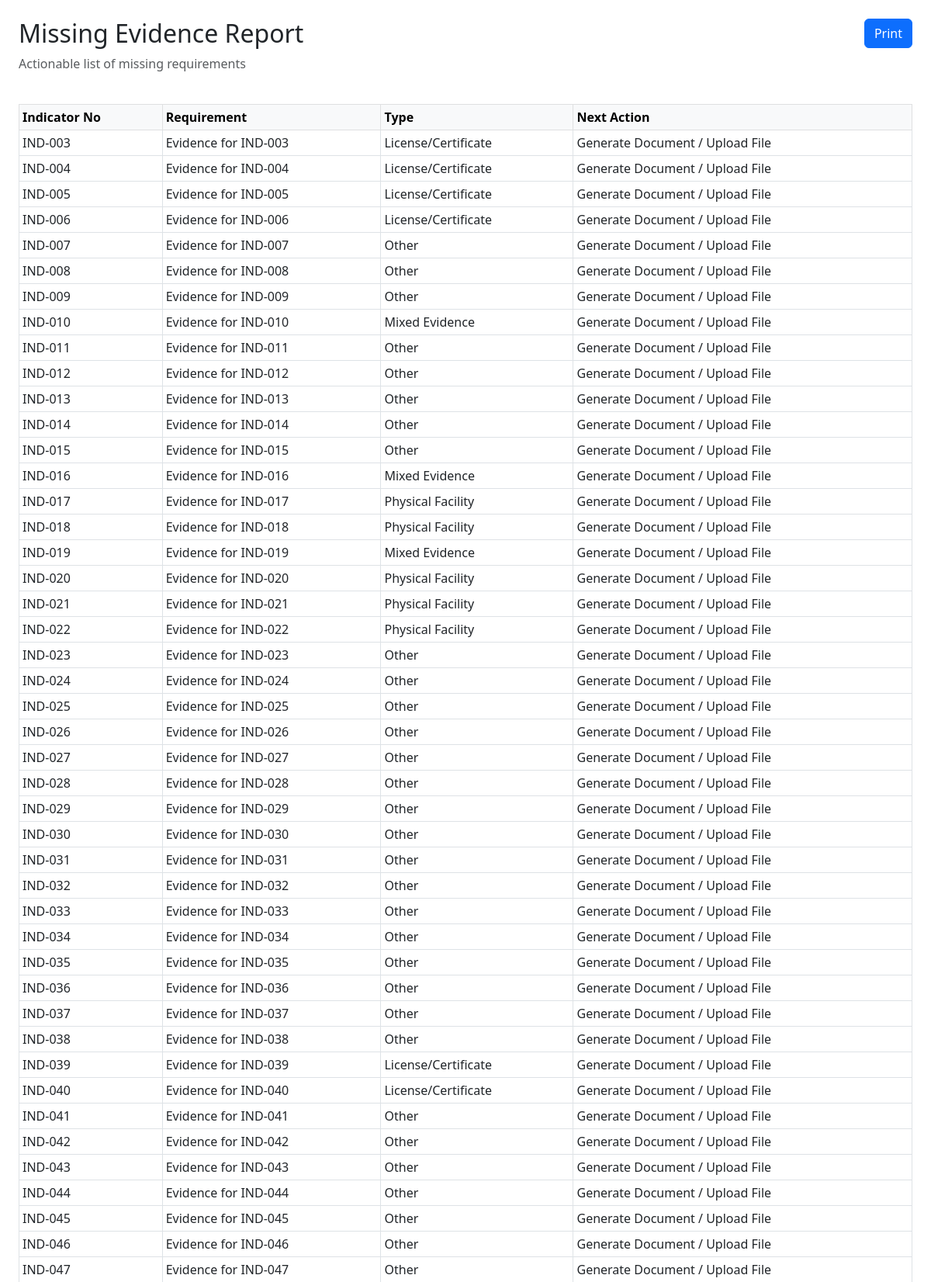
The page /reports/missing-evidence/ (signed in, upper part) on the database its author committed.
### evidence/models.py (models this page shows, shortened)
class EvidenceRequirement(models.Model):
    indicator = models.ForeignKey(Indicator, on_delete=models.CASCADE, related_name='evidence_requirements')
    title = models.CharField(max_length=255)
    description = models.TextField(blank=True, null=True)
    evidence_type = models.CharField(max_length=50, choices=EvidenceType.choices, default=EvidenceType.OTHER)
    document_type = models.CharField(max_length=50, choices=DocumentType.choices, default=DocumentType.OTHER)
    ai_generation_mode = models.CharField(max_length=50, choices=AIGenerationMode.choices, default=AIGenerationMode.NO_AI_NEEDED)
    recurrence_mode = models.CharField(max_length=50, choices=RecurrenceMode.choices, default=RecurrenceMode.NONE)
    recurrence_frequency = models.CharField(max_length=100, blank=True, null=True)
    minimum_required_count = models.IntegerField(default=1)
    display_required = models.BooleanField(default=False)
    physical_verification_required = models.BooleanField(default=False)
    human_approval_required = models.BooleanField(default=False)
    upload_required = models.BooleanField(default=False)
    template_reusable = models.BooleanField(default=False)
    evidence_reuse_policy = models.CharField(max_length=100, blank=True, null=True)
    sort_order = models.IntegerField(default=0)
    active = models.BooleanField(default=True)
    created_at = models.DateTimeField(auto_now_add=True)
    updated_at = models.DateTimeField(auto_now=True)
    @property
    def status(self):
        profile = getattr(self.indicator, 'evidence_profile', None)
        if not profile:
            return FulfillmentStatus.MISSING # Cannot determine status without a profile
        fulfillments = self.fulfillments.all()
        if not fulfillments.exists():
            return FulfillmentStatus.MISSING
        for f in fulfillments:
            is_ready = True
            if profile.upload_required and not f.evidence_item:
                is_ready = False
            if profile.register_required and not getattr(f, 'register_confirmed', False):
                is_ready = False
            if profile.physical_proof_required and not f.physical_confirmed:
                is_ready = False
            if profile.display_required and not f.display_confirmed:
                is_ready = False
            if profile.staff_awareness_required and not f.staff_awareness_confirmed:
                is_ready = False
            if is_ready:
                if f.status == FulfillmentStatus.VERIFIED:
                    return FulfillmentStatus.VERIFIED
                return FulfillmentStatus.READY
        return FulfillmentStatus.PARTIAL

### indicators/models.py (models this page shows, shortened)
class Indicator(models.Model):
    indicator_no = models.CharField(max_length=50, unique=True)
    functional_area_code = models.CharField(max_length=50)
    functional_area_name = models.CharField(max_length=255)
    standard_no = models.CharField(max_length=50)
    standard_code = models.CharField(max_length=50)
    standard_title = models.CharField(max_length=500)
    indicator_text = models.TextField()
    compliance_requirement = models.TextField(blank=True, null=True)
    surveyor_check = models.TextField(blank=True, null=True)
    scoring_note = models.TextField(blank=True, null=True)
    max_score = models.IntegerField(default=10)
    weightage_percent = models.IntegerField(default=100)
    partial_allowed = models.BooleanField(default=False)
    partial_score_percent = models.IntegerField(default=80)
    source_reference = models.CharField(max_length=255, blank=True, null=True)
    is_locked = models.BooleanField(default=True)
    created_at = models.DateTimeField(auto_now_add=True)
    updated_at = models.DateTimeField(auto_now=True)

### reports/views.py (the view)
# urls.py: path('missing-evidence/', views.missing_evidence, name='report_missing_evidence'),
@login_required
def missing_evidence(request):
    requirements = EvidenceRequirement.objects.all().select_related('indicator').prefetch_related('fulfillments')
    missing_requirements = [req for req in requirements if req.status == FulfillmentStatus.MISSING]
    context = {
        'missing_requirements': missing_requirements
    }
    return render(request, 'reports/missing_evidence.html', context)

### reports/templates/reports/missing_evidence.html (shortened to what this page needs)
<!DOCTYPE html>
<html lang="en">
<head>
    <link href="https://cdn.jsdelivr.net/npm/bootstrap@5.3.0/dist/css/bootstrap.min.css" rel="stylesheet">
</head>
<body class="bg-white p-4">
    <div class="d-flex justify-content-between align-items-start mb-4">
        <div>
            <h2>Missing Evidence Report</h2>
            <p class="text-muted">Actionable list of missing requirements</p>
        </div>
        <button class="btn btn-primary no-print" onclick="window.print()">Print</button>
    </div>
    <table class="table table-bordered table-sm">
        <thead class="table-light">
            <tr>
                <th>Indicator No</th>
                <th>Requirement</th>
                <th>Type</th>
                <th>Next Action</th>
            </tr>
        </thead>
        <tbody>
            {% for req in missing_requirements|slice:":100" %}
            <tr>
                <td>{{ req.indicator.indicator_no }}</td>
                <td>{{ req.title }}</td>
                <td>{{ req.get_evidence_type_display }}</td>
                <td>Generate Document / Upload File</td>
            </tr>
            {% endfor %}
        </tbody>
    </table>
</body>
</html>

### rows shown on the page
EvidenceRequirement: indicator.indicator_no "IND-003", title "Evidence for IND-003", evidence_type "License/Certificate"
EvidenceRequirement: indicator.indicator_no "IND-004", title "Evidence for IND-004", evidence_type "License/Certificate"
EvidenceRequirement: indicator.indicator_no "IND-005", title "Evidence for IND-005", evidence_type "License/Certificate"
EvidenceRequirement: indicator.indicator_no "IND-006", title "Evidence for IND-006", evidence_type "License/Certificate"
EvidenceRequirement: indicator.indicator_no "IND-007", title "Evidence for IND-007", evidence_type "Other"
EvidenceRequirement: indicator.indicator_no "IND-008", title "Evidence for IND-008", evidence_type "Other"
EvidenceRequirement: indicator.indicator_no "IND-009", title "Evidence for IND-009", evidence_type "Other"
EvidenceRequirement: indicator.indicator_no "IND-010", title "Evidence for IND-010", evidence_type "Mixed Evidence"
EvidenceRequirement: indicator.indicator_no "IND-011", title "Evidence for IND-011", evidence_type "Other"
EvidenceRequirement: indicator.indicator_no "IND-012", title "Evidence for IND-012", evidence_type "Other"
EvidenceRequirement: indicator.indicator_no "IND-013", title "Evidence for IND-013", evidence_type "Other"
EvidenceRequirement: indicator.indicator_no "IND-014", title "Evidence for IND-014", evidence_type "Other"
EvidenceRequirement: indicator.indicator_no "IND-015", title "Evidence for IND-015", evidence_type "Other"
EvidenceRequirement: indicator.indicator_no "IND-016", title "Evidence for IND-016", evidence_type "Mixed Evidence"
EvidenceRequirement: indicator.indicator_no "IND-017", title "Evidence for IND-017", evidence_type "Physical Facility"
EvidenceRequirement: indicator.indicator_no "IND-018", title "Evidence for IND-018", evidence_type "Physical Facility"
EvidenceRequirement: indicator.indicator_no "IND-019", title "Evidence for IND-019", evidence_type "Mixed Evidence"
EvidenceRequirement: indicator.indicator_no "IND-020", title "Evidence for IND-020", evidence_type "Physical Facility"
EvidenceRequirement: indicator.indicator_no "IND-021", title "Evidence for IND-021", evidence_type "Physical Facility"
EvidenceRequirement: indicator.indicator_no "IND-022", title "Evidence for IND-022", evidence_type "Physical Facility"
EvidenceRequirement: indicator.indicator_no "IND-023", title "Evidence for IND-023", evidence_type "Other"
EvidenceRequirement: indicator.indicator_no "IND-024", title "Evidence for IND-024", evidence_type "Other"
EvidenceRequirement: indicator.indicator_no "IND-025", title "Evidence for IND-025", evidence_type "Other"
EvidenceRequirement: indicator.indicator_no "IND-026", title "Evidence for IND-026", evidence_type "Other"
EvidenceRequirement: indicator.indicator_no "IND-027", title "Evidence for IND-027", evidence_type "Other"
EvidenceRequirement: indicator.indicator_no "IND-028", title "Evidence for IND-028", evidence_type "Other"
EvidenceRequirement: indicator.indicator_no "IND-029", title "Evidence for IND-029", evidence_type "Other"
EvidenceRequirement: indicator.indicator_no "IND-030", title "Evidence for IND-030", evidence_type "Other"
EvidenceRequirement: indicator.indicator_no "IND-031", title "Evidence for IND-031", evidence_type "Other"
EvidenceRequirement: indicator.indicator_no "IND-032", title "Evidence for IND-032", evidence_type "Other"
EvidenceRequirement: indicator.indicator_no "IND-033", title "Evidence for IND-033", evidence_type "Other"
EvidenceRequirement: indicator.indicator_no "IND-034", title "Evidence for IND-034", evidence_type "Other"
EvidenceRequirement: indicator.indicator_no "IND-035", title "Evidence for IND-035", evidence_type "Other"
EvidenceRequirement: indicator.indicator_no "IND-036", title "Evidence for IND-036", evidence_type "Other"
EvidenceRequirement: indicator.indicator_no "IND-037", title "Evidence for IND-037", evidence_type "Other"
EvidenceRequirement: indicator.indicator_no "IND-038", title "Evidence for IND-038", evidence_type "Other"
EvidenceRequirement: indicator.indicator_no "IND-039", title "Evidence for IND-039", evidence_type "License/Certificate"
EvidenceRequirement: indicator.indicator_no "IND-040", title "Evidence for IND-040", evidence_type "License/Certificate"
EvidenceRequirement: indicator.indicator_no "IND-041", title "Evidence for IND-041", evidence_type "Other"
EvidenceRequirement: indicator.indicator_no "IND-042", title "Evidence for IND-042", evidence_type "Other"
EvidenceRequirement: indicator.indicator_no "IND-043", title "Evidence for IND-043", evidence_type "Other"
EvidenceRequirement: indicator.indicator_no "IND-044", title "Evidence for IND-044", evidence_type "Other"
EvidenceRequirement: indicator.indicator_no "IND-045", title "Evidence for IND-045", evidence_type "Other"
EvidenceRequirement: indicator.indicator_no "IND-046", title "Evidence for IND-046", evidence_type "Other"
EvidenceRequirement: indicator.indicator_no "IND-047", title "Evidence for IND-047", evidence_type "Other"
